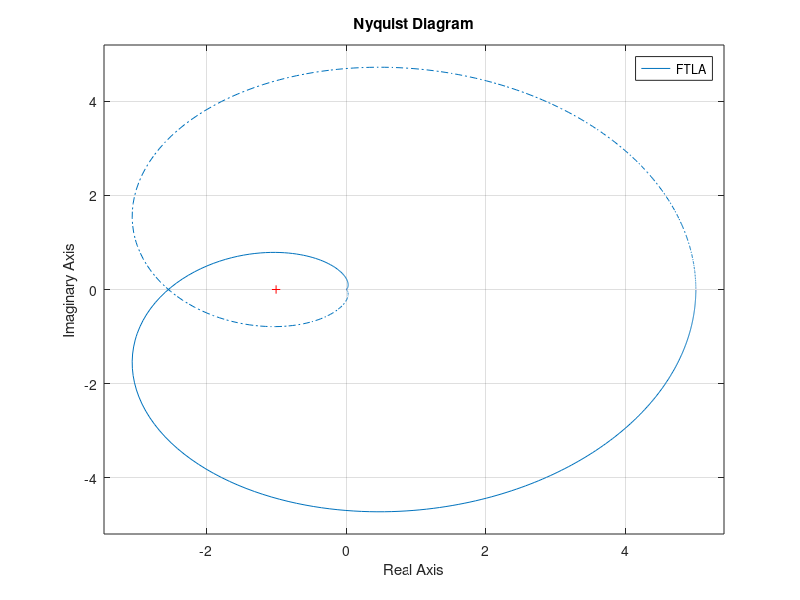
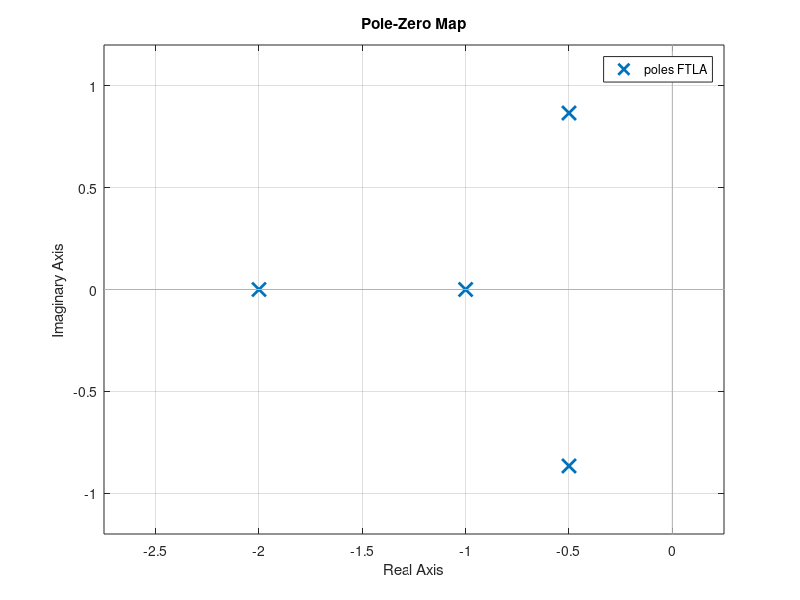
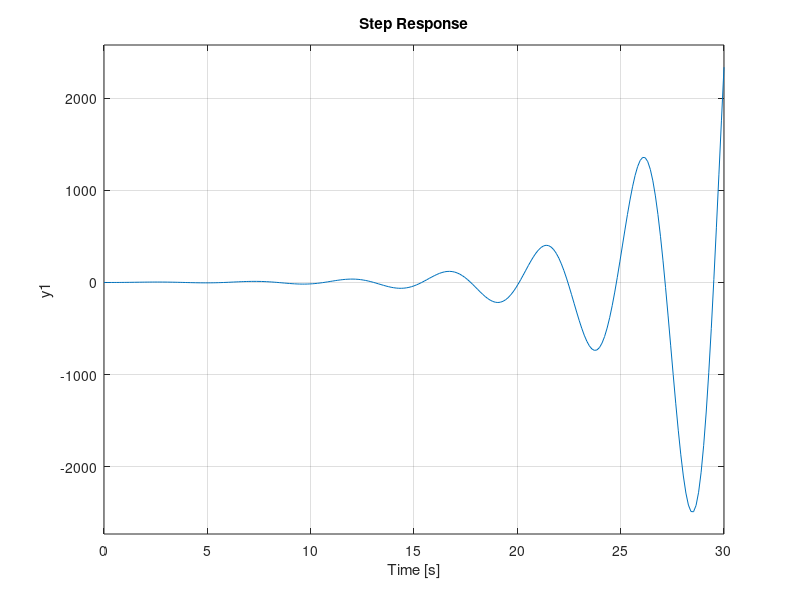
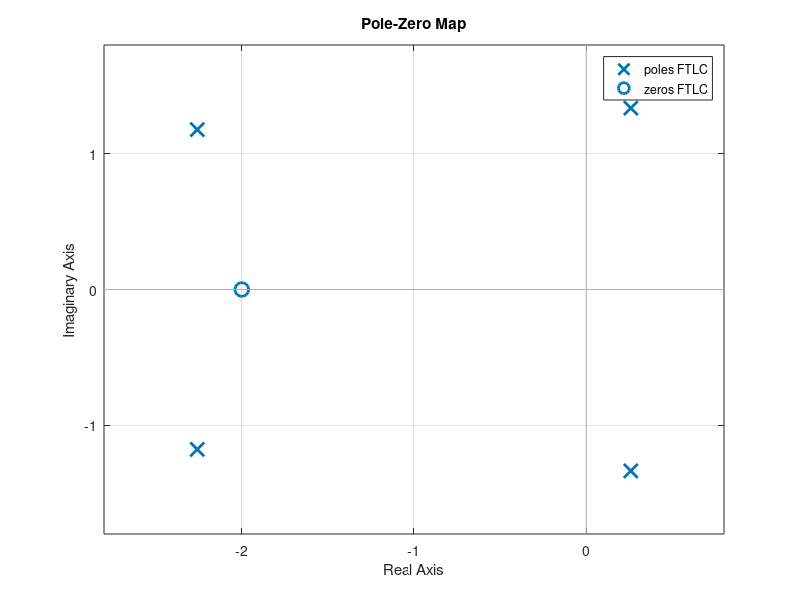

Reproduce these figures in MATLAB, in order.
%% Sistema Inestable con k=10
k = 10;
num = [k];
den = [1 4 6 5 2];
FTLA = tf(num, den);
figure(1)
    nyquist(FTLA)
    % hay 2 rodeos en el (-1;0)
figure(2)
    pzmap(FTLA);

num = [10 20];
den = [1 4 6 5 12];
FTLC = tf(num, den);
figure(3)
    step(FTLC)
figure(4)
    pzmap(FTLC)
    % hay 2 polos a la derecha del eje Imaginario, el sistema es inestable
